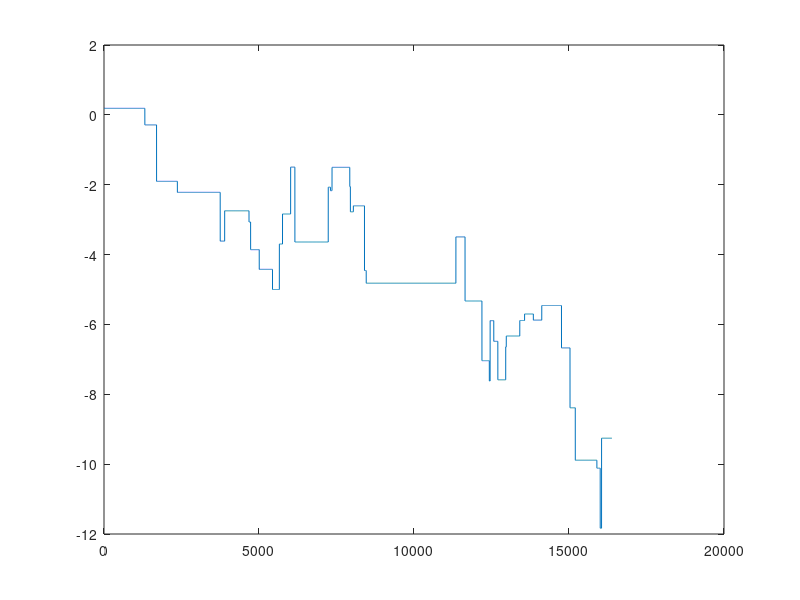

This chart was generated by the following MATLAB code: (Note: this script raises an error after producing the figure.)
function demo_DFT
% 
% x: sparse vector (complex, one-dimentional)
% A: permuted discrete Fourier transform (complex)
% f: observation with/without noise (complex)
%
%
% Written by: Chengbo Li
% Advisor: Prof. Yin Zhang and Wotao Yin
% CAAM department, Rice University
% 05/21/2009

clear all; close all;
path(path,genpath(pwd));
fullscreen = get(0,'ScreenSize');

% problem size
n = 2^14;
m = floor(.25*n); k = floor(.01*m);
fprintf('\nSize [n,m,k] = [%i,%i,%i]\n',n,m,k);

% generate random xs
% xs = zeros(n,1);
% p = randperm(n); p = sort(p(1:k-1)); p = [1 p n];
% xs(p(1:k)) = randn(k,1) + randn(k,1)*1i;
    
% generate staircase xs
z = zeros(n-1,1);
p = randperm(n-1);
z(p(1:k)) = randn(k,1) + 1i*randn(k,1);
xs = cumsum([randn; z]);
figure(99);plot(real(xs))


% generate partial DFT data
p = randperm(n);
picks = sort(p(1:m)); picks(1) = 1;
perm = randperm(n); % column permutations allowable
A = @(x,mode) dfA(x,picks,perm,mode);
b = A(xs,1); 
bavg = mean(abs(b)); 

% add noise
sigma = 0.05;  % noise std
noise = randn(m,1) + 1i*randn(m,1);
b = b + sigma*bavg*noise;

% set solver options
opts.maxit = 600;
opts.mu = 2^4;
opts.beta = 2^6;
opts.tol = 1E-4;
opts.TVnorm = 1;
opts.TVL2 = true;

t = cputime;
[x,out] = TVAL3(A, b, n, 1, opts);
t = cputime - t;

rerr = norm(x-xs)/norm(xs);


figure('Name','TVAL3','Position',...
    [fullscreen(1) fullscreen(2) fullscreen(3) fullscreen(4)]);
subplot(211); set(gca,'fontsize',16)
plot(1:n,real(xs),'r.-',1:n,real(x),'b-');
title(sprintf('Real Part         Noise: %2.1f%%,   Rel-Err: %4.2f%%,   CPU: %4.2fs',sigma*100,rerr*100,t))
subplot(212); set(gca,'fontsize',16)
plot(1:n,imag(xs),'r.-',1:n,imag(x),'b-');
title('Image Part                                                                             ')

plotting = 1;
if plotting
    figure(2);
    subplot(241); plot(out.lam1); title('\_al: ||w||');
    subplot(242); plot(out.lam2); title('\_al: ||Du-w||^2');
    subplot(243); plot(out.lam3); title('\_al: ||Au-f||^2');
    subplot(244); plot(abs(out.obj),'r-'); title('\_al: objective values');
    subplot(245); plot(out.res); title('\_al: residue');
    subplot(246); plot(abs(out.tau)); title('\_al: steplenths');
    subplot(247); plot(out.itrs); title('\_al: inner iterations');
    subplot(248); plot(abs(out.C),'r-'); title('\_al: reference vlaues');

    figure(3);
        semilogy(1:length(out.lam1),out.lam1,'b*:',1:length(out.lam2),sqrt(out.lam2),'rx:',...
        1:length(out.lam3),sqrt(out.lam3),'g.--', 1:length(out.f),sqrt(out.f),'m+-');
    legend('lam1(||w||_1)','lam2(||D(d_tu)-w||_2)','lam3(||Au-b||_2)','obj function');
end



    
 function y = dfA(x,picks,perm,mode)

A = pdft_operator(picks,perm);
switch mode
    case 1
        % y = A_fw(z, OMEGA, idx, permx);
        y = A.times(x);
    case 2
        % y = At_fw(z, OMEGA, idx, permx);
        y = A.trans(x);
    otherwise
        error('Unknown mode passed to f_handleA in ftv_cs.m');
end   

%%%%%%%%%%%%%%%%%%%%%%%%%%%%%%%%%%%%%%
function A = pdft_operator(picks,perm)

% Define A*x and A'*y for a partial DFT matrix A
% Input:
%            n = interger > 0
%        picks = sub-vector of a permutation of 1:n
% Output:
%        A = struct of 2 fields
%            1) A.times: A*x
%            2) A.trans: A'*y
A.times = @(x) pdft_n2m(x,picks,perm);
A.trans = @(y) pdft_m2n(y,picks,perm);


%%%%%%%%%%%%%%%%%%%%%%%%%%%%%%%%%%%
function y = pdft_n2m(x,picks,perm)

% Calculate y = A*x,
% where A is m x n, and consists of m rows of the 
% n by n discrete-Fourier transform (FFT) matrix.
% The row indices are stored in picks.

x = x(:);
n = length(x);
tx = fft(x(perm))/sqrt(n);
y = tx(picks);


%%%%%%%%%%%%%%%%%%%%%%%%%%%%%%%%%%%
function x = pdft_m2n(y,picks,perm)

% Calculate x = A'*y,
% where A is m x n, and consists of m rows of the 
% n by n inverse discrete-Fourier transform (IFFT) 
% matrix. The row indices are stored in picks.

n = length(perm); 
tx = zeros(n,1);
tx(picks) = y;
x = zeros(n,1);
x(perm) = ifft(tx)*sqrt(n);

